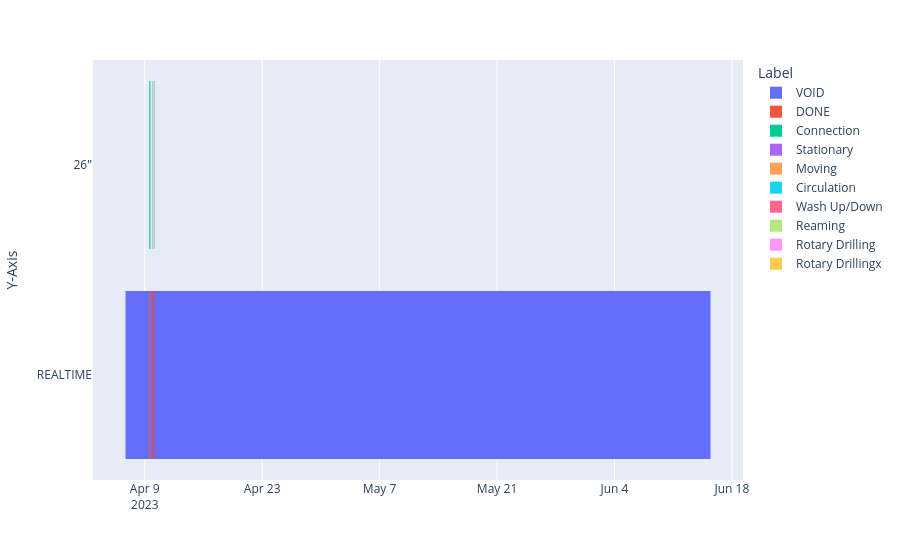

Notebook code for this chart:
### Code cell
import plotly.express as px
fig = px.timeline(pd.concat([ Realtime_DF,Timeline_DF,]), 
            x_start="StartDateTime", 
            x_end="EndDateTime", 
            y="Y-Axis",
            hover_data=['Label'],
            color='Label'
            )
for i in fig.data:
    i.marker.line.width = 0
fig

### Figure 1 — Plotly figure (JSON) as saved in the notebook; plotly's stock layout.template omitted (floating-point values rounded to 4 significant figures)
{"data": [{"alignmentgroup": "True", "base": ["2023-04-06T16:52:20", "2023-04-09T16:32:00", "2023-04-10T00:38:00", "2023-04-10T02:38:00", "2023-04-09T13:00:00"], "customdata": [["VOID"], ["VOID"], ["VOID"], ["VOID"], ["VOID"]], "hovertemplate": "Label=%{customdata[0]}<br>StartDateTime=%{base}<br>EndDateTime=%{x}<br>Y-Axis=%{y}<extra></extra>", "legendgroup": "VOID", "marker": {"color": "#636efa", "line": {"width": 0}, "pattern": {"shape": ""}}, "name": "VOID", "offsetgroup": "VOID", "orientation": "h", "showlegend": true, "textposition": "auto", "type": "bar", "x": [245260000, 15060000, 3600000, 3120000, 5780605000], "xaxis": "x", "y": ["REALTIME", "REALTIME", "REALTIME", "REALTIME", "REALTIME"], "yaxis": "y"}, {"alignmentgroup": "True", "base": ["2023-04-09T13:00:00", "2023-04-09T15:42:00", "2023-04-09T15:48:00", "2023-04-09T15:59:00", "2023-04-09T16:01:00", "2023-04-09T16:03:00", "2023-04-09T16:30:00", "2023-04-09T16:31:00", "2023-04-09T20:43:00", "2023-04-09T20:46:00", "2023-04-09T20:49:00", "2023-04-09T20:50:00", "2023-04-09T20:54:00", "2023-04-09T21:18:00", "2023-04-09T21:19:00", "2023-04-09T21:21:00", "2023-04-09T21:22:00", "2023-04-09T21:23:00", "2023-04-09T21:36:00", "2023-04-09T21:40:00", "2023-04-09T22:23:00", "2023-04-09T23:00:00", "2023-04-09T23:04:00", "2023-04-09T23:06:00", "2023-04-09T23:23:00", "2023-04-09T23:42:00", "2023-04-09T23:53:00", "2023-04-10T00:03:00", "2023-04-10T00:08:00", "2023-04-10T00:10:00", "2023-04-10T01:38:00", "2023-04-10T03:30:00", "2023-04-10T04:14:00", "2023-04-10T04:16:00", "2023-04-10T04:19:00", "2023-04-10T04:27:00", "2023-04-10T04:31:00"], "customdata": [["DONE"], ["DONE"], ["DONE"], ["DONE"], ["DONE"], ["DONE"], ["DONE"], ["DONE"], ["DONE"], ["DONE"], ["DONE"], ["DONE"], ["DONE"], ["DONE"], ["DONE"], ["DONE"], ["DONE"], ["DONE"], ["DONE"], ["DONE"], ["DONE"], ["DONE"], ["DONE"], ["DONE"], ["DONE"], ["DONE"], ["DONE"], ["DONE"], ["DONE"], ["DONE"], ["DONE"], ["DONE"], ["DONE"], ["DONE"], ["DONE"], ["DONE"], ["DONE"]], "hovertemplate": "Label=%{customdata[0]}<br>StartDateTime=%{base}<br>EndDateTime=%{x}<br>Y-Axis=%{y}<extra></extra>", "legendgroup": "DONE", "marker": {"color": "#EF553B", "line": {"width": 0}, "pattern": {"shape": ""}}, "name": "DONE", "offsetgroup": "DONE", "orientation": "h", "showlegend": true, "textposition": "auto", "type": "bar", "x": [9720000, 360000, 660000, 120000, 120000, 1620000, 60000, 60000, 180000, 180000, 60000, 240000, 1440000, 60000, 120000, 60000, 60000, 780000, 240000, 2580000, 2220000, 240000, 120000, 1020000, 1140000, 660000, 600000, 300000, 120000, 1680000, 3600000, 2640000, 120000, 180000, 480000, 240000, 60000], "xaxis": "x", "y": ["REALTIME", "REALTIME", "REALTIME", "REALTIME", "REALTIME", "REALTIME", "REALTIME", "REALTIME", "REALTIME", "REALTIME", "REALTIME", "REALTIME", "REALTIME", "REALTIME", "REALTIME", "REALTIME", "REALTIME", "REALTIME", "REALTIME", "REALTIME", "REALTIME", "REALTIME", "REALTIME", "REALTIME", "REALTIME", "REALTIME", "REALTIME", "REALTIME", "REALTIME", "REALTIME", "REALTIME", "REALTIME", "REALTIME", "REALTIME", "REALTIME", "REALTIME", "REALTIME"], "yaxis": "y"}, {"alignmentgroup": "True", "base": ["2023-04-09T13:00:00", "2023-04-09T16:03:00", "2023-04-09T20:43:00", "2023-04-09T20:54:00", "2023-04-09T23:42:00", "2023-04-10T03:30:00", "2023-04-10T04:19:00"], "customdata": [["Connection"], ["Connection"], ["Connection"], ["Connection"], ["Connection"], ["Connection"], ["Connection"]], "hovertemplate": "Label=%{customdata[0]}<br>StartDateTime=%{base}<br>EndDateTime=%{x}<br>Y-Axis=%{y}<extra></extra>", "legendgroup": "Connection", "marker": {"color": "#00cc96", "line": {"width": 0}, "pattern": {"shape": ""}}, "name": "Connection", "offsetgroup": "Connection", "orientation": "h", "showlegend": true, "textposition": "auto", "type": "bar", "x": [9720000, 1620000, 180000, 1440000, 660000, 2640000, 480000], "xaxis": "x", "y": ["26\"", "26\"", "26\"", "26\"", "26\"", "26\"", "26\""], "yaxis": "y"}, {"alignmentgroup": "True", "base": ["2023-04-09T15:42:00", "2023-04-09T15:48:00", "2023-04-09T15:59:00", "2023-04-09T16:30:00", "2023-04-09T20:49:00", "2023-04-09T21:18:00", "2023-04-10T04:14:00", "2023-04-10T04:31:00"], "customdata": [["Stationary"], ["Stationary"], ["Stationary"], ["Stationary"], ["Stationary"], ["Stationary"], ["Stationary"], ["Stationary"]], "hovertemplate": "Label=%{customdata[0]}<br>StartDateTime=%{base}<br>EndDateTime=%{x}<br>Y-Axis=%{y}<extra></extra>", "legendgroup": "Stationary", "marker": {"color": "#ab63fa", "line": {"width": 0}, "pattern": {"shape": ""}}, "name": "Stationary", "offsetgroup": "Stationary", "orientation": "h", "showlegend": true, "textposition": "auto", "type": "bar", "x": [360000, 660000, 120000, 60000, 60000, 60000, 120000, 60000], "xaxis": "x", "y": ["26\"", "26\"", "26\"", "26\"", "26\"", "26\"", "26\"", "26\""], "yaxis": "y"}, {"alignmentgroup": "True", "base": ["2023-04-09T16:01:00", "2023-04-09T16:31:00", "2023-04-09T20:46:00", "2023-04-09T20:50:00", "2023-04-10T04:16:00", "2023-04-10T04:27:00"], "customdata": [["Moving"], ["Moving"], ["Moving"], ["Moving"], ["Moving"], ["Moving"]], "hovertemplate": "Label=%{customdata[0]}<br>StartDateTime=%{base}<br>EndDateTime=%{x}<br>Y-Axis=%{y}<extra></extra>", "legendgroup": "Moving", "marker": {"color": "#FFA15A", "line": {"width": 0}, "pattern": {"shape": ""}}, "name": "Moving", "offsetgroup": "Moving", "orientation": "h", "showlegend": true, "textposition": "auto", "type": "bar", "x": [120000, 60000, 180000, 240000, 180000, 240000], "xaxis": "x", "y": ["26\"", "26\"", "26\"", "26\"", "26\"", "26\""], "yaxis": "y"}, {"alignmentgroup": "True", "base": ["2023-04-09T21:19:00", "2023-04-09T21:22:00", "2023-04-09T21:36:00", "2023-04-09T22:23:00"], "customdata": [["Circulation"], ["Circulation"], ["Circulation"], ["Circulation"]], "hovertemplate": "Label=%{customdata[0]}<br>StartDateTime=%{base}<br>EndDateTime=%{x}<br>Y-Axis=%{y}<extra></extra>", "legendgroup": "Circulation", "marker": {"color": "#19d3f3", "line": {"width": 0}, "pattern": {"shape": ""}}, "name": "Circulation", "offsetgroup": "Circulation", "orientation": "h", "showlegend": true, "textposition": "auto", "type": "bar", "x": [120000, 60000, 240000, 2220000], "xaxis": "x", "y": ["26\"", "26\"", "26\"", "26\""], "yaxis": "y"}, {"alignmentgroup": "True", "base": ["2023-04-09T21:21:00", "2023-04-09T21:23:00"], "customdata": [["Wash Up/Down"], ["Wash Up/Down"]], "hovertemplate": "Label=%{customdata[0]}<br>StartDateTime=%{base}<br>EndDateTime=%{x}<br>Y-Axis=%{y}<extra></extra>", "legendgroup": "Wash Up/Down", "marker": {"color": "#FF6692", "line": {"width": 0}, "pattern": {"shape": ""}}, "name": "Wash Up/Down", "offsetgroup": "Wash Up/Down", "orientation": "h", "showlegend": true, "textposition": "auto", "type": "bar", "x": [60000, 780000], "xaxis": "x", "y": ["26\"", "26\""], "yaxis": "y"}, {"alignmentgroup": "True", "base": ["2023-04-09T21:40:00", "2023-04-09T23:04:00", "2023-04-09T23:23:00", "2023-04-09T23:53:00", "2023-04-10T00:08:00"], "customdata": [["Reaming"], ["Reaming"], ["Reaming"], ["Reaming"], ["Reaming"]], "hovertemplate": "Label=%{customdata[0]}<br>StartDateTime=%{base}<br>EndDateTime=%{x}<br>Y-Axis=%{y}<extra></extra>", "legendgroup": "Reaming", "marker": {"color": "#B6E880", "line": {"width": 0}, "pattern": {"shape": ""}}, "name": "Reaming", "offsetgroup": "Reaming", "orientation": "h", "showlegend": true, "textposition": "auto", "type": "bar", "x": [2580000, 120000, 1140000, 600000, 120000], "xaxis": "x", "y": ["26\"", "26\"", "26\"", "26\"", "26\""], "yaxis": "y"}, {"alignmentgroup": "True", "base": ["2023-04-09T23:00:00", "2023-04-09T23:06:00", "2023-04-10T00:03:00", "2023-04-10T01:38:00"], "customdata": [["Rotary Drilling"], ["Rotary Drilling"], ["Rotary Drilling"], ["Rotary Drilling"]], "hovertemplate": "Label=%{customdata[0]}<br>StartDateTime=%{base}<br>EndDateTime=%{x}<br>Y-Axis=%{y}<extra></extra>", "legendgroup": "Rotary Drilling", "marker": {"color": "#FF97FF", "line": {"width": 0}, "pattern": {"shape": ""}}, "name": "Rotary Drilling", "offsetgroup": "Rotary Drilling", "orientation": "h", "showlegend": true, "textposition": "auto", "type": "bar", "x": [240000, 1020000, 300000, 3600000], "xaxis": "x", "y": ["26\"", "26\"", "26\"", "26\""], "yaxis": "y"}, {"alignmentgroup": "True", "base": ["2023-04-10T00:10:00"], "customdata": [["Rotary Drillingx"]], "hovertemplate": "Label=%{customdata[0]}<br>StartDateTime=%{base}<br>EndDateTime=%{x}<br>Y-Axis=%{y}<extra></extra>", "legendgroup": "Rotary Drillingx", "marker": {"color": "#FECB52", "line": {"width": 0}, "pattern": {"shape": ""}}, "name": "Rotary Drillingx", "offsetgroup": "Rotary Drillingx", "orientation": "h", "showlegend": true, "textposition": "auto", "type": "bar", "x": [1680000], "xaxis": "x", "y": ["26\""], "yaxis": "y"}], "layout": {"barmode": "overlay", "legend": {"title": {"text": "Label"}, "tracegroupgap": 0}, "margin": {"t": 60}, "xaxis": {"anchor": "y", "domain": [0, 1], "type": "date"}, "yaxis": {"anchor": "x", "domain": [0, 1], "title": {"text": "Y-Axis"}}}}
